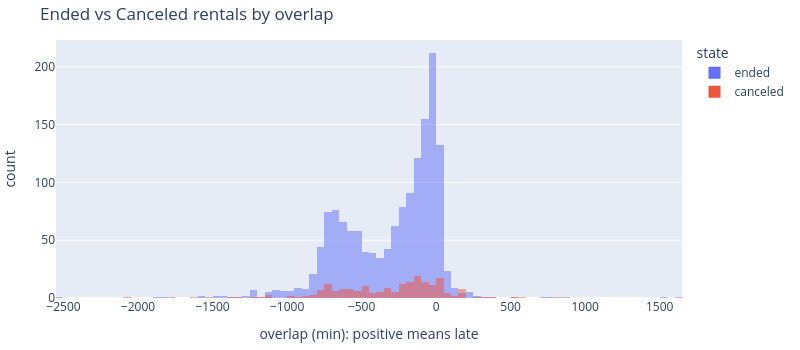

Notebook code for this chart:
### Code cell
# Visualize overlap between delay of previous and scheduled delta
df_multi_rentals["overlap"] = df_multi_rentals["delay_of_previous_checkout"] - df_multi_rentals["delta_with_previous"]

# Delete outliers for display (outliers: |delay| > 2 days)  
df_multi_rentals = df_multi_rentals[np.abs(df_multi_rentals["overlap"]) < 2880].copy()

# Display the count of canceled among the ended rentals as a function of delta_with_previous
fig = px.histogram(
    df_multi_rentals,
    'overlap',
    color='state',
    barmode="overlay",
    #nbins=int(np.sqrt(df_no_outliers.shape[0])),
    title="Ended vs Canceled rentals by overlap",
    labels={"overlap": "overlap (min): positive means late"},
    width=800,
    height=350,
    )
# Margin reduction
fig.update_layout(
    margin=dict(l=10, r=10, t=40, b=10)  # left, right, top, bottom
    )
fig.show()

### Figure 1 — Plotly figure (JSON) as saved in the notebook; plotly's stock layout.template omitted (floating-point values rounded to 4 significant figures; data arrays with more than 128 entries replaced by an {"elided": "..."} marker saying what was removed)
{"data": [{"bingroup": "x", "hovertemplate": "state=ended<br>overlap (min): positive means late=%{x}<br>count=%{y}<extra></extra>", "legendgroup": "ended", "marker": {"color": "#636efa", "opacity": 0.5, "pattern": {"shape": ""}}, "name": "ended", "orientation": "v", "showlegend": true, "type": "histogram", "x": {"elided": "1518 float values"}, "xaxis": "x", "yaxis": "y"}, {"bingroup": "x", "hovertemplate": "state=canceled<br>overlap (min): positive means late=%{x}<br>count=%{y}<extra></extra>", "legendgroup": "canceled", "marker": {"color": "#EF553B", "opacity": 0.5, "pattern": {"shape": ""}}, "name": "canceled", "orientation": "v", "showlegend": true, "type": "histogram", "x": {"elided": "206 float values"}, "xaxis": "x", "yaxis": "y"}], "layout": {"barmode": "overlay", "height": 350, "legend": {"title": {"text": "state"}, "tracegroupgap": 0}, "margin": {"b": 10, "l": 10, "r": 10, "t": 40}, "title": {"text": "Ended vs Canceled rentals by overlap"}, "width": 800, "xaxis": {"anchor": "y", "domain": [0, 1], "title": {"text": "overlap (min): positive means late"}}, "yaxis": {"anchor": "x", "domain": [0, 1], "title": {"text": "count"}}}}
